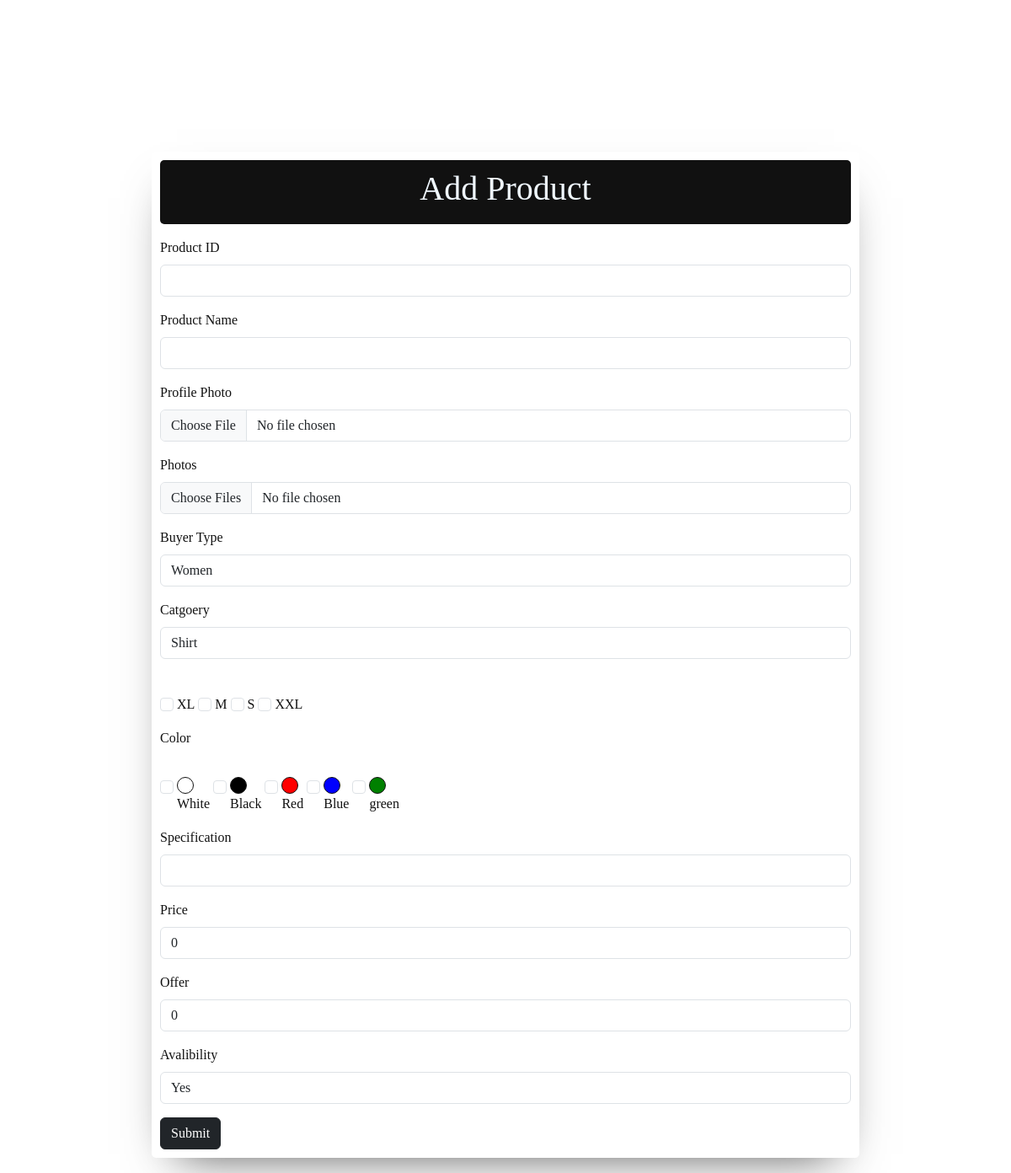
The app's page /add_product/ (signed in) with its own data.
### Home/models.py (models this page shows, shortened)
class size(models.Model):
    name=models.TextField(max_length=25, null=True,blank=True)

class color(models.Model):
    name=models.TextField(max_length=25, null=True,blank=True)

### Home/views.py (the view, shortened to what this page needs)
# urls.py: path('add_product/', add_product,name='add_product'),
def add_product(request):
    category_name=category.objects.all()
    buyer_name=buyer.objects.all()
    color_name=color.objects.all()
    size_name=size.objects.all()
    Availability=availability.objects.all()
    user_id=request.user.id
    user =User.objects.get(id=user_id)
    context={
        "cat_name":category_name,
        'Size':size_name,
        'buyer':buyer_name,
        'color':color_name,
        'Availability':Availability
        }
    return render(request, "addproduct.html",context)

### templates/addproduct.html (shortened to what this page needs)
{% load static %}
<!doctype html>
<html lang="en">
   <head>
      <link rel="stylesheet" href="{% static 'css/addproduct.css' %}">
      <link href="https://cdn.jsdelivr.net/npm/bootstrap@5.3.0-alpha1/dist/css/bootstrap.min.css" rel="stylesheet">
   </head>
   <body >
      <form id="box" class="form" role="form" method="POST" enctype="multipart/form-data" action="{% url 'add_product' %}">
         <div class="mb-3" id="header">
            <H1>Add Product</H1>
         </div>
         <div class="mb-3">
            <label for="pid" class="form-label">Product ID</label>
            <input type="text" class="form-control" id="pid" aria-describedby="emailHelp" name="pid" required>
         </div>
         <div class="mb-3">
            <label for="exampleInputEmail1" class="form-label">Product Name</label>
            <input type="text" class="form-control" id="exampleInputEmail1" aria-describedby="emailHelp" name="productname" required>
         </div>
         <div class="mb-3">
            <label for="exampleInputPassword1" class="form-label">Profile Photo</label>
            <input type="file" class="form-control" id="exampleInputPassword1" name='profilephoto' required>
         </div>
         <div class="mb-3">
            <label for="exampleInputPassword1" class="form-label">Photos</label>
            <input type="file" name="photos" class="form-control" multiple required>
         </div>
         <div class="mb-3 ">
            <label class="form-label" for="exampleCheck1">Buyer Type</label>
            <select  id="" class="form-control" name="Buyer_Type" required>
               {% for i in buyer %}
               <option value={{i.id}}>{{i.name}}</option>
               {% endfor %}
            </select>
         </div>
         <div class="mb-3 ">
            <label class="form-label" for="exampleCheck1">Catgoery</label>
            <select name="Catgoery" id="" class="form-control" required>
               {% for i in cat_name %}
               <option value={{i.id}}>{{i.name}}</option>
               {% endfor %}
            </select>
         </div>
         <div class="mb-3 ">
            <div class="form-check"></div>
            {% for i in Size %}
            <input class="form-check-input" type="checkbox" name="size" value="{{i.id}}" id="{{i.name}}">
            <label class="form-check-label" for="{{i.name}}">
            {{i.name}}
            </label>
            {% endfor %}
         </div>
         <div class="mb-3 ">
            <label class="form-label" for="exampleCheck1">Color</label>
            <div class="form-check"></div>
            {% for i in color %}
            <input class="form-check-input" type="checkbox" name="Color" value="{{i.id}}" id="{{i.name}}" >
            <label class="form-check-label" for="{{i.name}}">
               <div style="height: 20px; width: 20px; background-color:{{i.name}}; border-radius: 50%;border-style:solid; border-width: 1px;">
               </div>
               {{i.name}}
            </label>
            {% endfor %}
         </div>
         <div class="mb-3">
            <label for="exampleInputEmail1" class="form-label">Specification</label>
            <input type="text" class="form-control" id="exampleInputEmail1" aria-describedby="emailHelp" name="Specification" required>
         </div>
         <div class="mb-3">
            <label for="exampleInputEmail1" class="form-label">Price</label>
            <input type="number" class="form-control" id="exampleInputEmail1" aria-describedby="emailHelp" name="Price" value="0" pattern="[789]{1}+[0-9]{9}" required>
         </div>
         <div class="mb-3">
            <label for="exampleInputEmail1" class="form-label">Offer</label>
            <input type="number" class="form-control" id="exampleInputEmail1" aria-describedby="emailHelp" name="Offer" value="0" pattern="[789]{1}+[0-9]{9}" required>
         </div>
         <div class="mb-3 ">
            <label class="form-label" for="exampleCheck1">Avalibility</label>
            <select name="Avalibility" id="" class="form-control" required>
               {% for i in Availability %}
               <option value={{i.id}}>{{i.name}}</option>
               {% endfor %}
            </select>
         </div>
         <button type="submit" class="btn btn-dark">Submit</button>
      </form>
   </body>
</html>

### static/css/addproduct.css (style rules this page uses)
body { background-color: #585757; max-width: 100%; max-height: 100%; }
#box { padding: 10px; max-width: 70%; margin: 15%; align-items: center; color: #111111; font-family:'Times New Roman', serif; box-shadow: 0 25px 55px -30px rgb(0 0 0 / 73%); border-radius: 5px; }
#header { background-color: #111111; color: aliceblue; border-radius: 5px; text-align: center; padding: 10px; }

### records on screen
size: name "XL"
size: name "M"
size: name "S"
size: name "XXL"
color: name "White"
color: name "Black"
color: name "Red"
color: name "Blue"
color: name "green"

### other values on screen
form field Buyer_Type "Women"
form field Catgoery "Shirt"
form field Avalibility "Yes"
